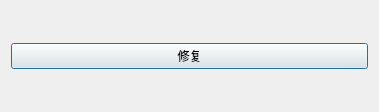
<?xml version="1.0" encoding="UTF-8"?>
<ui version="4.0">
 <class>PluginDialog</class>
 <widget class="QDialog" name="PluginDialog">
  <property name="geometry">
   <rect>
    <x>0</x>
    <y>0</y>
    <width>379</width>
    <height>112</height>
   </rect>
  </property>
  <property name="windowTitle">
   <string>修复DVMT3带来的bug</string>
  </property>
  <property name="windowIcon">
   <iconset resource="src.qrc">
    <normaloff>:/png/icon.png</normaloff>:/png/icon.png</iconset>
  </property>
  <layout class="QGridLayout" name="gridLayout">
   <item row="0" column="0">
    <widget class="QPushButton" name="repair">
     <property name="text">
      <string>修复</string>
     </property>
    </widget>
   </item>
  </layout>
 </widget>
 <resources>
  <include location="src.qrc"/>
 </resources>
 <connections/>
</ui>
